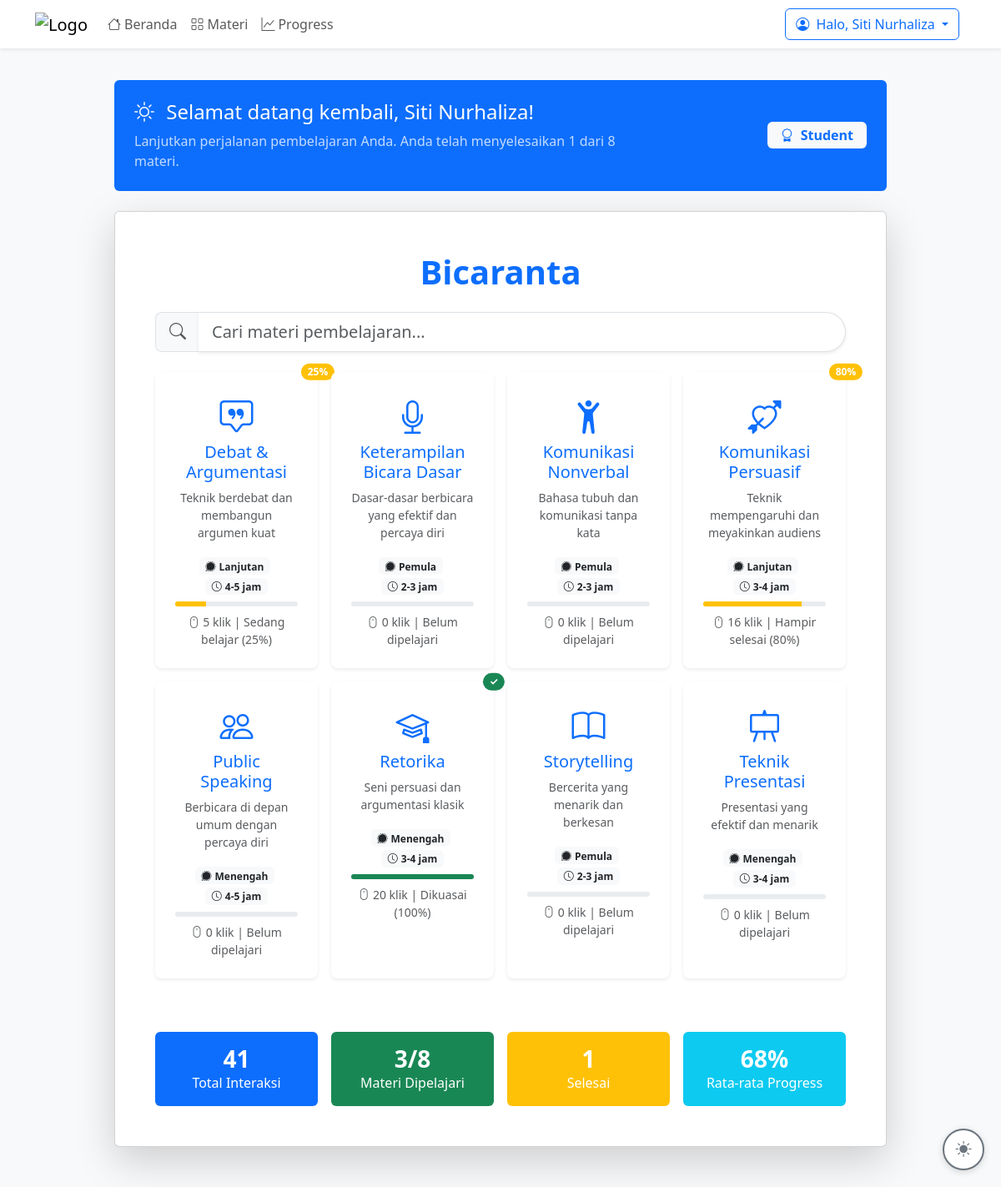
Screenshot of / (signed in) with the database file from the repository.
### tables this page shows
CREATE TABLE `materials` (
  `id` int(11) NOT NULL,
  `material_key` varchar(50) NOT NULL,
  `name` varchar(100) NOT NULL,
  `description` text DEFAULT NULL,
  `icon` varchar(50) DEFAULT NULL,
  `difficulty` enum('Pemula','Menengah','Lanjutan') DEFAULT 'Pemula',
  `duration` varchar(20) DEFAULT NULL,
  `is_active` tinyint(1) DEFAULT 1,
  `created_at` timestamp NOT NULL DEFAULT current_timestamp(),
  `deleted_at` timestamp NULL DEFAULT NULL
);

### includes/functions.php (called while the page is built, shortened)
<?php
class Database {
    private static $instance = null;
    private $pdo;
    private function __construct() {
        $configPath = __DIR__ . '/../config/database.php';
        if (file_exists($configPath)) {
            $config = include $configPath;
        }
        try {
            $dsn = "mysql:host={$config['host']};dbname={$config['database']};charset={$config['charset']}";
            $options = [
                PDO::ATTR_ERRMODE => PDO::ERRMODE_EXCEPTION,
                PDO::ATTR_DEFAULT_FETCH_MODE => PDO::FETCH_ASSOC,
                PDO::ATTR_EMULATE_PREPARES => false,
            ];
            $this->pdo = new PDO($dsn, $config['username'], $config['password'], $options);
        } catch (PDOException $e) {
            die('Database connection failed: ' . $e->getMessage());
        }
    }
    public static function getInstance() {
        if (self::$instance === null) {
            self::$instance = new self();
        }
        return self::$instance;
    }
    public function getPDO() {
        return $this->pdo;
    }
}
function getDB() {
    return Database::getInstance()->getPDO();
}
function getMaterialsFromDB($userId = null) {
    $db = getDB();
    $stmt = $db->prepare("SELECT * FROM materials WHERE is_active = 1 ORDER BY name");
    $stmt->execute();
    $materials = $stmt->fetchAll();
    $result = [];
    foreach ($materials as $material) {
        $progress = getUserProgress($userId, $material['material_key']);
        $result[$material['material_key']] = [
            'id' => $material['id'],
            'material_key' => $material['material_key'],
            'name' => $material['name'],
            'description' => $material['description'],
            'icon' => $material['icon'],
            'difficulty' => $material['difficulty'],
            'duration' => $material['duration'],
            'clicks' => $progress['clicks'] ?? 0,
            'progress_percentage' => $progress['progress_percentage'] ?? 0,
            'status' => $progress['status'] ?? 'not_started'
        ];
    }
    return $result;
}
function getUserProgress($userId, $materialKey) {
    $db = getDB();
    $stmt = $db->prepare("SELECT * FROM user_progress WHERE user_id = ? AND material_key = ?");
    $stmt->execute([$userId, $materialKey]);
    return $stmt->fetch() ?: ['clicks' => 0, 'progress_percentage' => 0, 'status' => 'not_started'];
}
function getProgressText($clicks) {
    if ($clicks == 0) {
        return 'Belum dipelajari';
    } elseif ($clicks < 5) {
        return 'Baru mulai (' . ($clicks * 5) . '%)';
    } elseif ($clicks < 10) {
        return 'Sedang belajar (' . ($clicks * 5) . '%)';
    } elseif ($clicks < 20) {
        return 'Hampir selesai (' . min(100, $clicks * 5) . '%)';
    } else {
        return 'Dikuasai (100%)';
    }
}
function e($string) {
    return htmlspecialchars($string, ENT_QUOTES, 'UTF-8');
}
?>

### includes/material_grid.php (the view, shortened to what this page needs)
<div class="row g-3" data-aos="fade-up" data-aos-delay="400">
    <?php
    $materialsToShow = [];
    if (!empty($searchQuery)) {
        foreach ($searchResults as $material) {
            $progress = $userId ? getUserProgress($userId, $material['material_key']) :
                       ($progressId ? getGuestProgress($progressId, $material['material_key']) :
                       ['clicks' => 0, 'progress_percentage' => 0, 'status' => 'not_started']);
            $materialsToShow[$material['material_key']] = [
                'material_key' => $material['material_key'],
                'name' => $material['name'],
                'description' => $material['description'],
                'icon' => $material['icon'],
                'difficulty' => $material['difficulty'],
                'duration' => $material['duration'],
                'clicks' => $progress['clicks'],
                'progress_percentage' => $progress['progress_percentage'],
                'status' => $progress['status']
            ];
        }
    } else {
        $materialsToShow = $materials;
    }
    $delay = 600;
    foreach ($materialsToShow as $key => $material):
        $materialKey = $material['material_key'] ?? $key;
        $clicks = $material['clicks'] ?? 0;
        $progress = $material['progress_percentage'] ?? 0;
        $status = $material['status'] ?? 'not_started';
        $statusColor = $status === 'completed' ? 'success' : ($status === 'in_progress' ? 'warning' : 'secondary');
    ?>
        <div class="col-6 col-md-4 col-lg-3"
             data-aos="zoom-in"
             data-aos-delay="<?php echo $delay; ?>">
            <a href="javascript:void(0)"
               onclick="goToMaterial('<?php echo e($materialKey); ?>')"
               class="material-btn d-block text-center text-decoration-none p-4 rounded-3 bg-body shadow-sm h-100 position-relative">
                <?php if (($userId || $progressId) && $status !== 'not_started'): ?>
                    <span class="position-absolute top-0 start-100 translate-middle badge rounded-pill bg-<?php echo $statusColor; ?>">
                        <?php echo $status === 'completed' ? '✓' : $progress . '%'; ?>
                    </span>
                <?php endif; ?>
                <i class="<?php echo e($material['icon']); ?> material-icon mb-3"></i>
                <div class="h5 mb-2"><?php echo e($material['name']); ?></div>
                <?php if (!empty($material['description'])): ?>
                    <p class="text-muted small mb-3"><?php echo e($material['description']); ?></p>
                <?php endif; ?>
                <div class="mb-2">
                    <span class="badge bg-light text-dark me-1">
                        <i class="bi bi-signal me-1"></i><?php echo e($material['difficulty']); ?>
                    </span>
                    <?php if (!empty($material['duration'])): ?>
                        <span class="badge bg-light text-dark">
                            <i class="bi bi-clock me-1"></i><?php echo e($material['duration']); ?>
                        </span>
                    <?php endif; ?>
                </div>
                <?php if ($userId || $progressId): ?>
                    <div class="progress mb-2" style="height: 6px;">
                        <div class="progress-bar bg-<?php echo $statusColor; ?>" style="width: <?php echo $progress; ?>%"></div>
                    </div>
                    <div class="text-muted small">
                        <i class="bi bi-mouse"></i> <?php echo $clicks; ?> klik |
                        <?php echo getProgressText($clicks); ?>
                    </div>
                <?php else: ?>
                    <div class="text-muted small">
                        <i class="bi bi-play-circle me-1"></i>Mulai belajar sekarang
                    </div>
                <?php endif; ?>
            </a>
        </div>
    <?php
        $delay += 100;
    endforeach;
    ?>
</div>

### assets/css/style.css (style rules this page uses)
body { background-color: #f8f9fa; min-height: 100vh; }
.material-btn { transition: all 0.3s ease; }
.material-icon { font-size: 2.5rem; color: #0d6efd; }
.progress { background-color: #e9ecef; border-radius: 3px; }
.progress-bar { background-color: #0d6efd; transition: width 0.6s ease; }

### rows the page displays
materials: progress "25", name "Debat & Argumentasi", description "Teknik berdebat dan membangun argumen kuat", difficulty "Lanjutan", duration "4-5 jam", clicks "5", clicks "Sedang belajar (25%)"
materials: name "Keterampilan Bicara Dasar", description "Dasar-dasar berbicara yang efektif dan percaya diri", difficulty "Pemula", duration "2-3 jam", clicks "0", clicks "Belum dipelajari"
materials: name "Komunikasi Nonverbal", description "Bahasa tubuh dan komunikasi tanpa kata", difficulty "Pemula", duration "2-3 jam", clicks "0", clicks "Belum dipelajari"
materials: progress "80", name "Komunikasi Persuasif", description "Teknik mempengaruhi dan meyakinkan audiens", difficulty "Lanjutan", duration "3-4 jam", clicks "16", clicks "Hampir selesai (80%)"
materials: name "Public Speaking", description "Berbicara di depan umum dengan percaya diri", difficulty "Menengah", duration "4-5 jam", clicks "0", clicks "Belum dipelajari"
materials: name "Retorika", description "Seni persuasi dan argumentasi klasik", difficulty "Menengah", duration "3-4 jam", $progress 100 (drawn), clicks "20", clicks "Dikuasai (100%)"
materials: name "Storytelling", description "Bercerita yang menarik dan berkesan", difficulty "Pemula", duration "2-3 jam", clicks "0", clicks "Belum dipelajari"
materials: name "Teknik Presentasi", description "Presentasi yang efektif dan menarik", difficulty "Menengah", duration "3-4 jam", clicks "0", clicks "Belum dipelajari"

### other values shown
$currentUser['name'] "Siti Nurhaliza"
$stats['completed_materials'] "1"
$stats['total_materials'] "8"
$currentUser['role'] "Student"
$appConfig['headerText'] "Bicaranta"
$stats['total_clicks'] "41"
$stats['studied_materials'] "3"
$stats['avg_progress'] "68"
